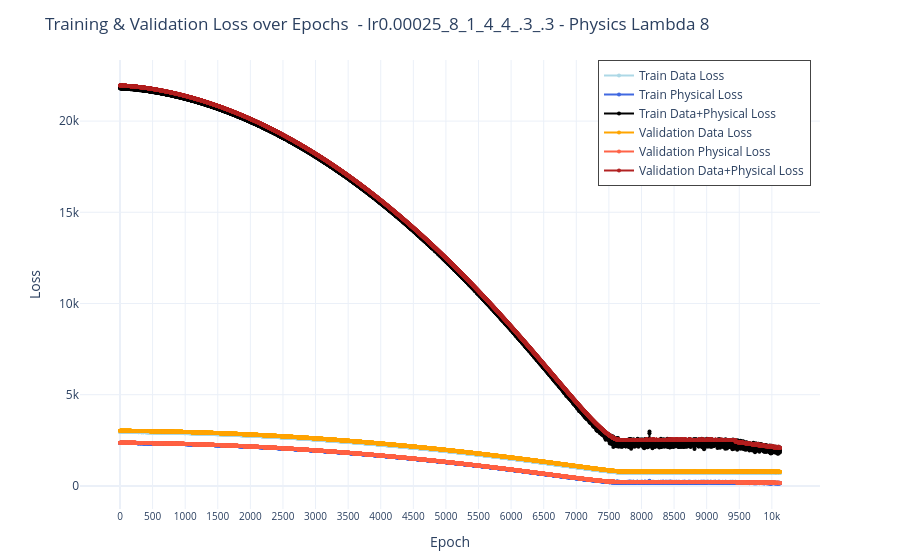

The notebook cell saved with this chart:
### Markdown cell above
# Old plotly (skip)

### Code cell
import plotly.graph_objects as go

fig = go.Figure()

# Training loss trace
fig.add_trace(go.Scatter(
    y=train_data_losses,
    mode="lines+markers",
    name="Train Data Loss",
    line=dict(color="lightblue", width=2),
    marker=dict(size=4)
))

# Training loss trace
fig.add_trace(go.Scatter(
    y=train_phys_losses,
    mode="lines+markers",
    name="Train Physical Loss",
    line=dict(color="royalblue", width=2),
    marker=dict(size=4)
))

# Training loss trace
fig.add_trace(go.Scatter(
    y=train_dataphys_losses,
    mode="lines+markers",
    name="Train Data+Physical Loss",
    line=dict(color="black", width=2),
    marker=dict(size=4)
))

# Validation loss trace
fig.add_trace(go.Scatter(
    y=val_data_losses,
    mode="lines+markers",
    name="Validation Data Loss",
    line=dict(color="orange", width=2),
    marker=dict(size=4)
))

# Validation loss trace
fig.add_trace(go.Scatter(
    y=val_phys_losses,
    mode="lines+markers",
    name="Validation Physical Loss",
    line=dict(color="tomato", width=2),
    marker=dict(size=4)
))

# Validation loss trace
fig.add_trace(go.Scatter(
    y=val_dataphys_losses,
    mode="lines+markers",
    name="Validation Data+Physical Loss",
    line=dict(color="firebrick", width=2),
    marker=dict(size=4)
))

# Layout
fig.update_layout(
    title="Training & Validation Loss over Epochs  - lr0.00025_8_1_4_4_.3_.3 - Physics Lambda 8",
    xaxis_title="Epoch",
    yaxis_title="Loss",
    xaxis=dict(
        tickmode='array',
        tickvals=list(range(0, 10500, 500)),  # Show ticks every 100 epochs
        tickfont=dict(size=10)
    ),
    template="plotly_white",
    legend=dict(
        x=0.7,        # push legend past the right edge
        y=1,
        xanchor="left",
        borderwidth=1
    ),
    margin=dict(t=60, b=40)  # give extra room on right for the legend
)

fig.show()

### Figure 1 — Plotly figure (JSON) as saved in the notebook; plotly's stock layout.template omitted (floating-point values rounded to 4 significant figures; data arrays with more than 128 entries replaced by an {"elided": "..."} marker saying what was removed)
{"data": [{"line": {"color": "lightblue", "width": 2}, "marker": {"size": 4}, "mode": "lines+markers", "name": "Train Data Loss", "type": "scatter", "y": {"elided": "10126 float values"}}, {"line": {"color": "royalblue", "width": 2}, "marker": {"size": 4}, "mode": "lines+markers", "name": "Train Physical Loss", "type": "scatter", "y": {"elided": "10126 float values"}}, {"line": {"color": "black", "width": 2}, "marker": {"size": 4}, "mode": "lines+markers", "name": "Train Data+Physical Loss", "type": "scatter", "y": {"elided": "10126 float values"}}, {"line": {"color": "orange", "width": 2}, "marker": {"size": 4}, "mode": "lines+markers", "name": "Validation Data Loss", "type": "scatter", "y": {"elided": "10126 float values"}}, {"line": {"color": "tomato", "width": 2}, "marker": {"size": 4}, "mode": "lines+markers", "name": "Validation Physical Loss", "type": "scatter", "y": {"elided": "10126 float values"}}, {"line": {"color": "firebrick", "width": 2}, "marker": {"size": 4}, "mode": "lines+markers", "name": "Validation Data+Physical Loss", "type": "scatter", "y": {"elided": "10126 float values"}}], "layout": {"legend": {"borderwidth": 1, "x": 0.7, "xanchor": "left", "y": 1}, "margin": {"b": 40, "t": 60}, "title": {"text": "Training & Validation Loss over Epochs  - lr0.00025_8_1_4_4_.3_.3 - Physics Lambda 8"}, "xaxis": {"tickfont": {"size": 10}, "tickmode": "array", "tickvals": [0, 500, 1000, 1500, 2000, 2500, 3000, 3500, 4000, 4500, 5000, 5500, 6000, 6500, 7000, 7500, 8000, 8500, 9000, 9500, 10000], "title": {"text": "Epoch"}}, "yaxis": {"title": {"text": "Loss"}}}}
